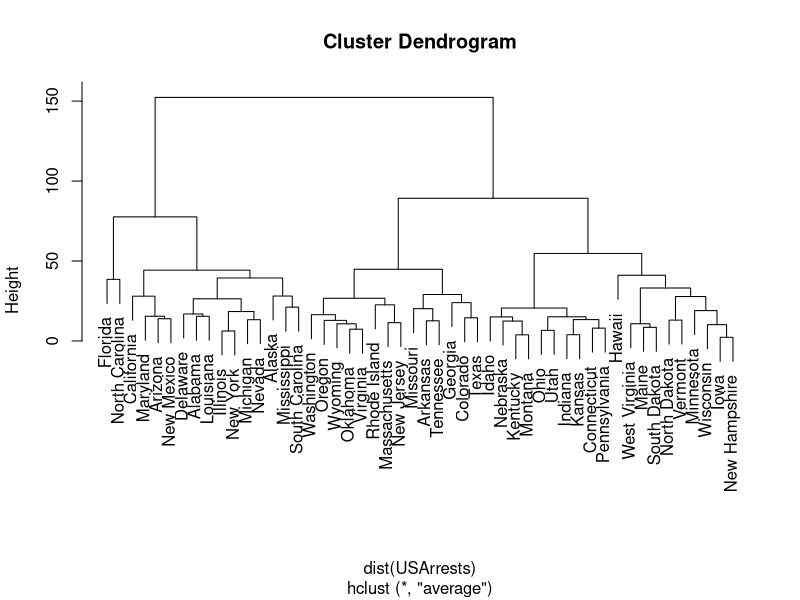
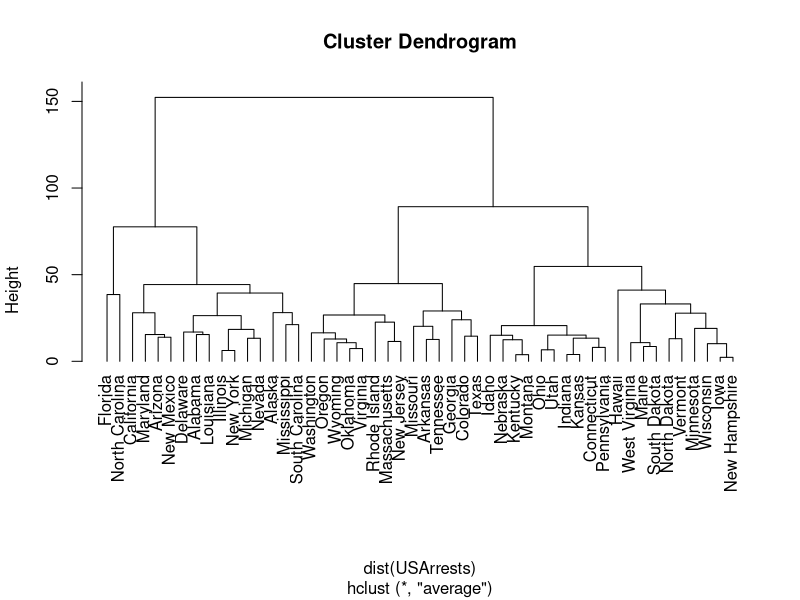

These figures' R source, in order:
########################################
### Hierarchical Clustering Example
### Discription: use hierarchical clustering model to classify US States based on their criminal rate
########################################

hc <- hclust(dist(USArrests), "ave")
plot(hc)
plot(hc, hang = -1)
